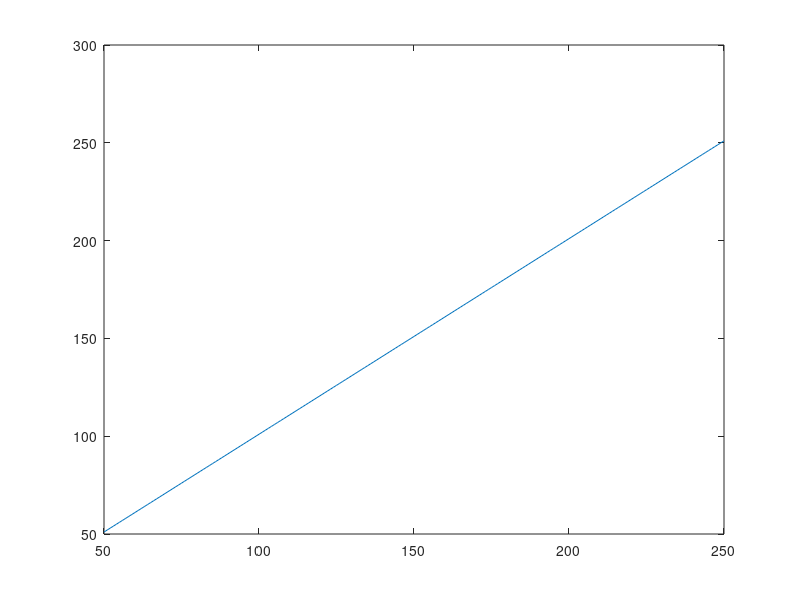

Source code (MATLAB): (Note: this script raises an error after producing the figure.)
%% middag

clc
% bf = 
%     hr + a
%     a*hr + b 
%     a*hr^2 + b*hr + c
%     % etc

% % Thus
% % b = 1;
% % step 1
%     % bf = hr + a
% a = bf - b*hr
% %step 2
%     % bf = b*hr + a
% b = (bf-a)/hr
% %step 3
% verder met step 1
% bf = b*hr + a
% a = bf - b*hr

%formula will be bf = 0.0313 * hr -1.5536
b = 1;
a = 1;
hr_plot = 50:250;
bf_plot = a*hr_plot+b;
p = plot(hr_plot,bf_plot);linkdata on
time = 0.1;

for i=1:100
%t=1
hr = 100;   bf = 1.5764;
a = bf - b*hr;
bf_plot = a*hr_plot+b;
refreshdata(p)
pause(time)
%t=2
hr = 101;   bf = 1.6077;
b = (bf-a)/hr;
bf_plot = a*hr_plot+b;
refreshdata(p)
pause(time)
%t=3
hr = 90;   bf = 1.2634;
a = bf - b*hr;
bf_plot = a*hr_plot+b;
refreshdata(p)
pause(time)
%t=4
hr = 98;   bf = 1.5138;
b = (bf-a)/hr;
bf_plot = a*hr_plot+b;
refreshdata(p)
pause(time)
end
% repeat this many times and it will lead to the same result.

%% stage 3
clc
% bf = 
%     hr + a
%     a*hr + b 
%     a*hr^2 + b*hr + c
%     % etc

% % Thus
%formula will be bf = -1.1905e-04 * hr^2 + 0.0313*hr -1.5536 

b = 1;a = 1;c = 1;
hr_plot = 50:250;
bf_plot = a*hr_plot.^2+b*hr_plot+c;
p = plot(hr_plot,bf_plot);linkdata on
time = 0.1;

for i=1:100
    %t=1
    hr = 100;   bf = 0.3859;
        % bf = a*hr^2 + b*hr + c
        % (bf - b*hr - c) = a*hr^2
    a = (bf - b*hr - c) / hr;

    bf_plot = a*hr_plot.^2+b*hr_plot+c;
    refreshdata(p)
    pause(time)
    %t=2
    hr = 100;   bf = 0.4881;
        % bf = a*hr^2 + b*hr + c
    b = (bf - a*hr^2 - c)/hr;
    
	bf_plot = a*hr_plot.^2+b*hr_plot+c;
    refreshdata(p)
    pause(time)
    %t=3
    hr = 90;   bf = 0.2991;
        % bf = a*hr^2 + b*hr + c
    c = bf -  a*hr^2 - b*hr;
	bf_plot = a*hr_plot.^2+b*hr_plot+c;
    refreshdata(p)
    pause(time)
a
b
c
end
% repeat this many (inf) times and it will lead to the same result.
